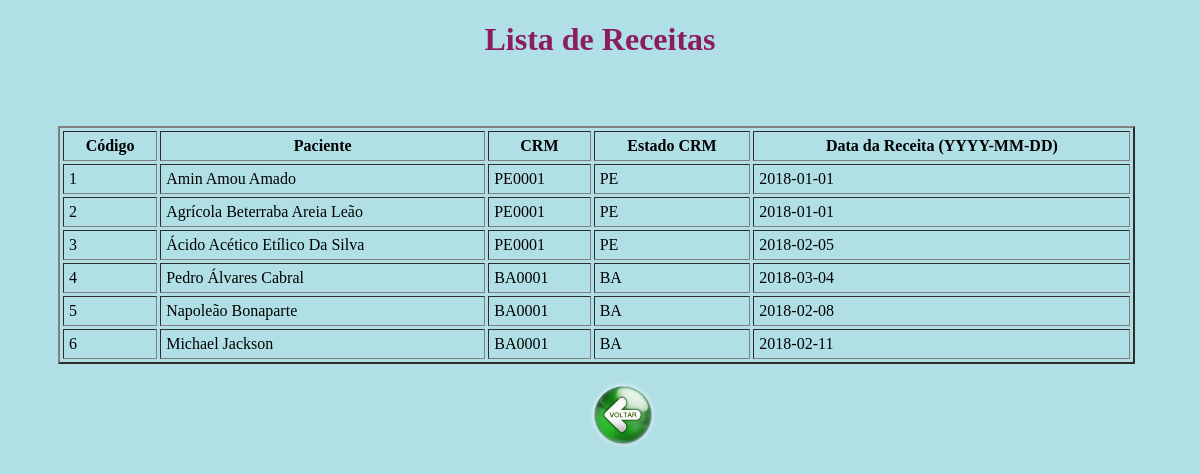
The page /farmacia/receita/view_receita.php on the database its author committed.
### tables this page shows
CREATE TABLE `receita` (
  `codReceita` INTEGER auto_increment NOT NULL,
  `nomePaciente` varchar(45) DEFAULT NULL,
  `cpfPaciente` varchar(15) NOT NULL,
  `crm` varchar(15) NOT NULL,
  `estadoCRM` varchar(45) NOT NULL,
  `dataReceita` DATE NOT NULL,
  PRIMARY KEY (codReceita)
);

### farmacia/receita/view_receita.php (the view, shortened to what this page needs)
<?php require_once '../php_action/db_connect.php'; ?>
<!DOCTYPE html>
<html>
<head>
	<link type="text/css" rel="stylesheet" href="../php_action/stylesheet.css"/>
</head>
<body>
	<h1> <center>Lista de Receitas</center> </h1>
<div class="manageMember">
	<br><br>
	<table border="2" cellspacing="3" cellpadding="5">
		<thead>
			<tr>
				<th>Código</th>
				<th>Paciente</th>
				<th>CRM</th>
				<th>Estado CRM</th>
				<th>Data da Receita (YYYY-MM-DD)</th>
			</tr>
		</thead>
		<tbody>
			<?php
			$sql = "SELECT * FROM receita WHERE codReceita >= 1";
			$result = $connect->query($sql);
			if($result->num_rows > 0) {
				while($row = $result->fetch_assoc()) {
					echo "<tr>
						<td>".$row['codReceita']."</td>
						<td>".$row['nomePaciente']."</td>
						<td>".$row['crm']."</td>
						<td>".$row['estadoCRM']."</td>
						<td>".$row['dataReceita']."</td>
					</tr>";
				}
			} else {
				echo "<tr><td colspan='5'><center>No Data Avaliable</center></td></tr>";
			}
			?>
		</tbody>
	</table>
	<form method="post" action="./crud_receita.php">
	<br><center>&emsp; &emsp; &emsp; &emsp; &emsp; &emsp; &emsp; &emsp; &emsp; &emsp; &emsp; &emsp; &emsp; &emsp; &emsp; <input type="image" src="../botao_voltar.png" alt="Submit" width="65" height="65"></center>
	</form>
</div>
</body>
</html>

### farmacia/php_action/stylesheet.css (style rules this page uses)
h1 { color: #8B1C62; }

### farmacia/receita/view_receita.php (style rules this page uses)
body { background: #B0E0E6; }
.manageMember { width: 70%; margin: 10px 30px 30px 50px; }
table { width: 130%; height: 20%; margin-top: 10px; }

### rows shown on the page
receita: codReceita "1", nomePaciente "Amin Amou Amado", crm "PE0001", estadoCRM "PE", dataReceita "2018-01-01"
receita: codReceita "2", nomePaciente "Agrícola Beterraba Areia Leão", crm "PE0001", estadoCRM "PE", dataReceita "2018-01-01"
receita: codReceita "3", nomePaciente "Ácido Acético Etílico Da Silva", crm "PE0001", estadoCRM "PE", dataReceita "2018-02-05"
receita: codReceita "4", nomePaciente "Pedro Álvares Cabral", crm "BA0001", estadoCRM "BA", dataReceita "2018-03-04"
receita: codReceita "5", nomePaciente "Napoleão Bonaparte", crm "BA0001", estadoCRM "BA", dataReceita "2018-02-08"
receita: codReceita "6", nomePaciente "Michael Jackson", crm "BA0001", estadoCRM "BA", dataReceita "2018-02-11"
